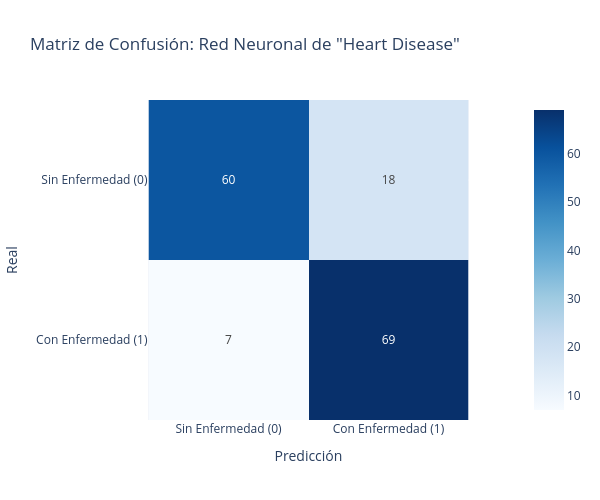

Notebook source saved alongside this figure:
### Code cell
# Importar métricas necesarias
from sklearn.metrics import accuracy_score, precision_score, recall_score, f1_score, roc_auc_score, confusion_matrix

# Accuracy
acc = accuracy_score(y_test_neu, y_pred_neu)

# Precision, Recall y F1
precision = precision_score(y_test_neu, y_pred_neu, zero_division=0)
recall = recall_score(y_test_neu, y_pred_neu, zero_division=0)
f1 = f1_score(y_test_neu, y_pred_neu, zero_division=0)

# AUC
auc = roc_auc_score(y_test_neu, y_proba_neu)

# Matriz de confusión
cm = confusion_matrix(y_test_neu, y_pred_neu)

print(f"Accuracy: {acc:.4f}")
print(f"Precision: {precision:.4f}")
print(f"Recall: {recall:.4f}")
print(f"F1: {f1:.4f}")
print(f"AUC: {auc:.4f}")

fig = px.imshow(
    cm,
    labels=dict(x='Predicción', y='Real'),
    x=['No enfermo (0)', 'Enfermo (1)'],
    y=['No enfermo (0)', 'Enfermo (1)'],
    color_continuous_scale='Blues',
    text_auto=True,
    title='Matriz de Confusión: Red Neuronal de "Heart Disease"'
)

fig.update_layout(
    height=500,
    width=600,
    xaxis_title='Predicción',
    yaxis_title='Real'
)

fig.show()

### Figure 1 — Plotly figure (JSON) as saved in the notebook; plotly's stock layout.template omitted (floating-point values rounded to 4 significant figures)
{"data": [{"coloraxis": "coloraxis", "hovertemplate": "Predicción: %{x}<br>Real: %{y}<br>color: %{z}<extra></extra>", "name": "0", "texttemplate": "%{z}", "type": "heatmap", "x": ["Sin Enfermedad (0)", "Con Enfermedad (1)"], "xaxis": "x", "y": ["Sin Enfermedad (0)", "Con Enfermedad (1)"], "yaxis": "y", "z": [[60, 18], [7, 69]]}], "layout": {"coloraxis": {"colorscale": [[0, "rgb(247,251,255)"], [0.125, "rgb(222,235,247)"], [0.25, "rgb(198,219,239)"], [0.375, "rgb(158,202,225)"], [0.5, "rgb(107,174,214)"], [0.625, "rgb(66,146,198)"], [0.75, "rgb(33,113,181)"], [0.875, "rgb(8,81,156)"], [1, "rgb(8,48,107)"]]}, "height": 500, "title": {"text": "Matriz de Confusión: Red Neuronal de \"Heart Disease\""}, "width": 600, "xaxis": {"anchor": "y", "constrain": "domain", "domain": [0, 1], "scaleanchor": "y", "title": {"text": "Predicción"}}, "yaxis": {"anchor": "x", "autorange": "reversed", "constrain": "domain", "domain": [0, 1], "title": {"text": "Real"}}}}
